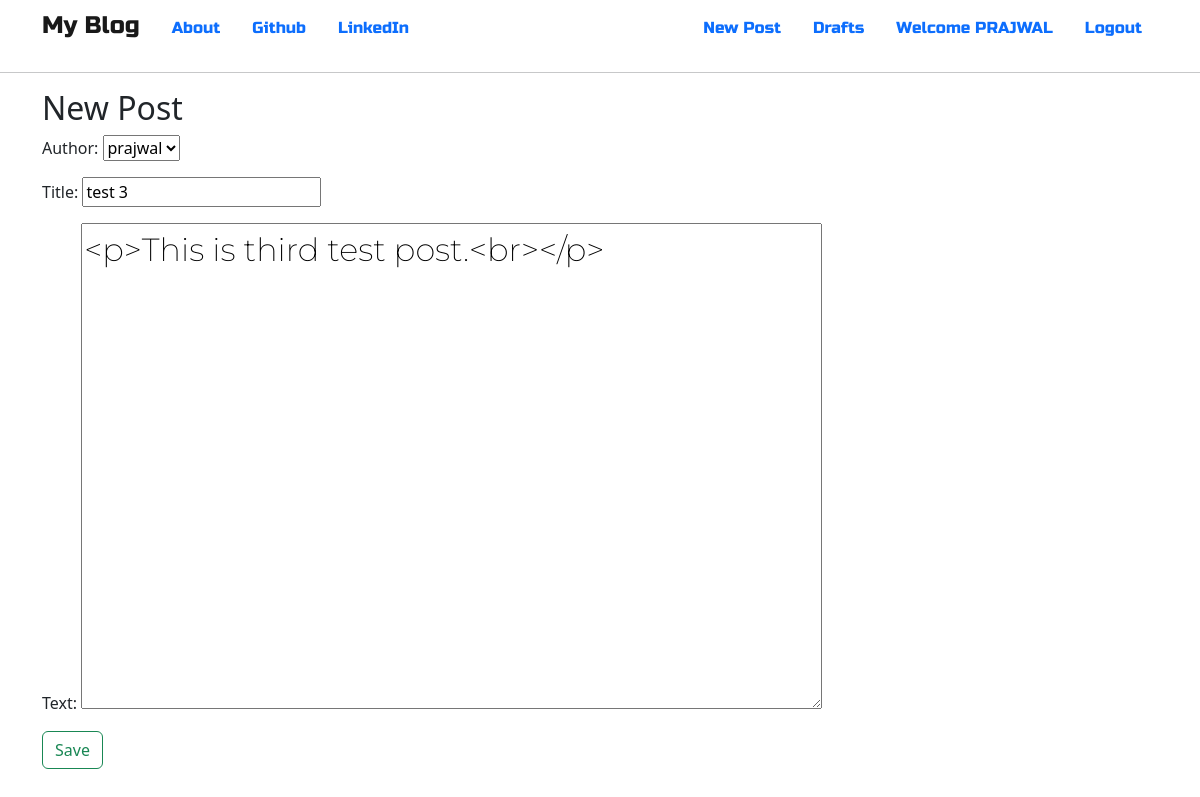
/post/3/update (signed in), run on the app's committed database.
### blog/models.py (models this page shows, shortened)
class Post(models.Model):
    author = models.ForeignKey('auth.user', on_delete=models.CASCADE)
    title = models.CharField(max_length=256)
    text = models.TextField()
    created_date = models.DateTimeField(default=timezone.now)
    published_date = models.DateTimeField(blank=True, null=True)

### blog/views.py (the view)
# urls.py: path('post/<int:pk>/update', views.PostUpdateView.as_view(), name='post_edit'),
class PostUpdateView(LoginRequiredMixin, UpdateView):
    login_url = '/login/'
    redirect_field_name = 'blog/post_detail.html'
    model = Post
    form_class = PostForm

### blog/forms.py
class PostForm(forms.ModelForm):
    class Meta():
        model = models.Post
        fields = ('author', 'title', 'text')
        widgets = {
            'title':forms.TextInput(attrs={'class':'textinputclass'}),
            'text':forms.Textarea(attrs={'class':'editable medium-editor-textarea postcontent'})
        }

### blog/templates/blog/post_form.html (shortened to what this page needs)
{% extends 'blog/base.html' %}
{% block content %}
<h2> New Post</h2>
<form class="post-form" method="post">
    {{ form.as_p }}
    <button type="submit" class="save btn btn-outline-success">Save</button>
</form>
{% endblock %}

### blog/templates/blog/base.html (shortened to what this page needs)
<!DOCTYPE html>
{% load static %}
<html>
    <head>
        <link href="https://cdn.jsdelivr.net/npm/bootstrap@5.2.0-beta1/dist/css/bootstrap.min.css" rel="stylesheet">
        <link rel="stylesheet" href="//cdn.jsdelivr.net/npm/medium-editor@latest/dist/css/medium-editor.min.css" type="text/css" media="screen" charset="utf-8">
        <link rel="stylesheet" href="{% static 'css/style.css' %}">
    </head>
    <body>
        <nav class="navbar navbar-default techfont custom-navbar">
            <div class="container">
                <ul class="nav">
                    <li> <a class="navbar-brand bigbrand" href="{% url 'post_list' %}">My Blog</a></li>
                    <li><a class="nav-link" href="{% url 'about' %}">About</a></li>
                    <li><a class="nav-link" href="https://github.com/prajwalahluwalia">Github</a></li>
                    <li><a class="nav-link" href="https://www.linkedin.com/in/prajwal-ahluwalia/">LinkedIn</a></li>
                </ul>
                <ul class="nav navbar-right">
                    {% if user.is_authenticated %}
                    <li>
                        <a class="nav-link" href="{% url 'post_new' %}">New Post</a>
                    </li>
                    <li>
                        <a class="nav-link" href="{% url 'post_draft_list' %}">Drafts</a>
                    </li>
                    <li>
                        <a class="nav-link">Welcome {{ user.username.upper }}</a>
                    </li>
                    <li>
                        <a class="nav-link" href="{% url 'logout' %}">Logout</a>
                    </li>
                    {% else %}
                        <li><a class="navbar-right" href="{% url 'login' %}"><span class="glyphicon glyphicon-user">Login</span></a></li>
                    {% endif %}
                </ul>
            </div>
        </nav><hr>
        <div class="content container">
            <div class = "row">
                <div class="col-12">
                    <div class="blog_posts">
                        {% block content %}
                        {% endblock %}
                    </div>
                </div>
            </div>
        </div>
    </body>
</html>

### blog/static/css/style.css (style rules this page uses)
.techfont { font-family: 'Montserrat', sans-serif; font-family: 'Russo One', sans-serif; }
.bigbrand { font-size: 1.5em; }
.postcontent { font-family: 'Montserrat', sans-serif; font-size: 2em; font-weight: 200; }

### data on the page
Post: author "prajwal", title "test 3", text "<p>This is third test post.<br></p>"

### other printed values
{{ user.username.upper }} "PRAJWAL"
